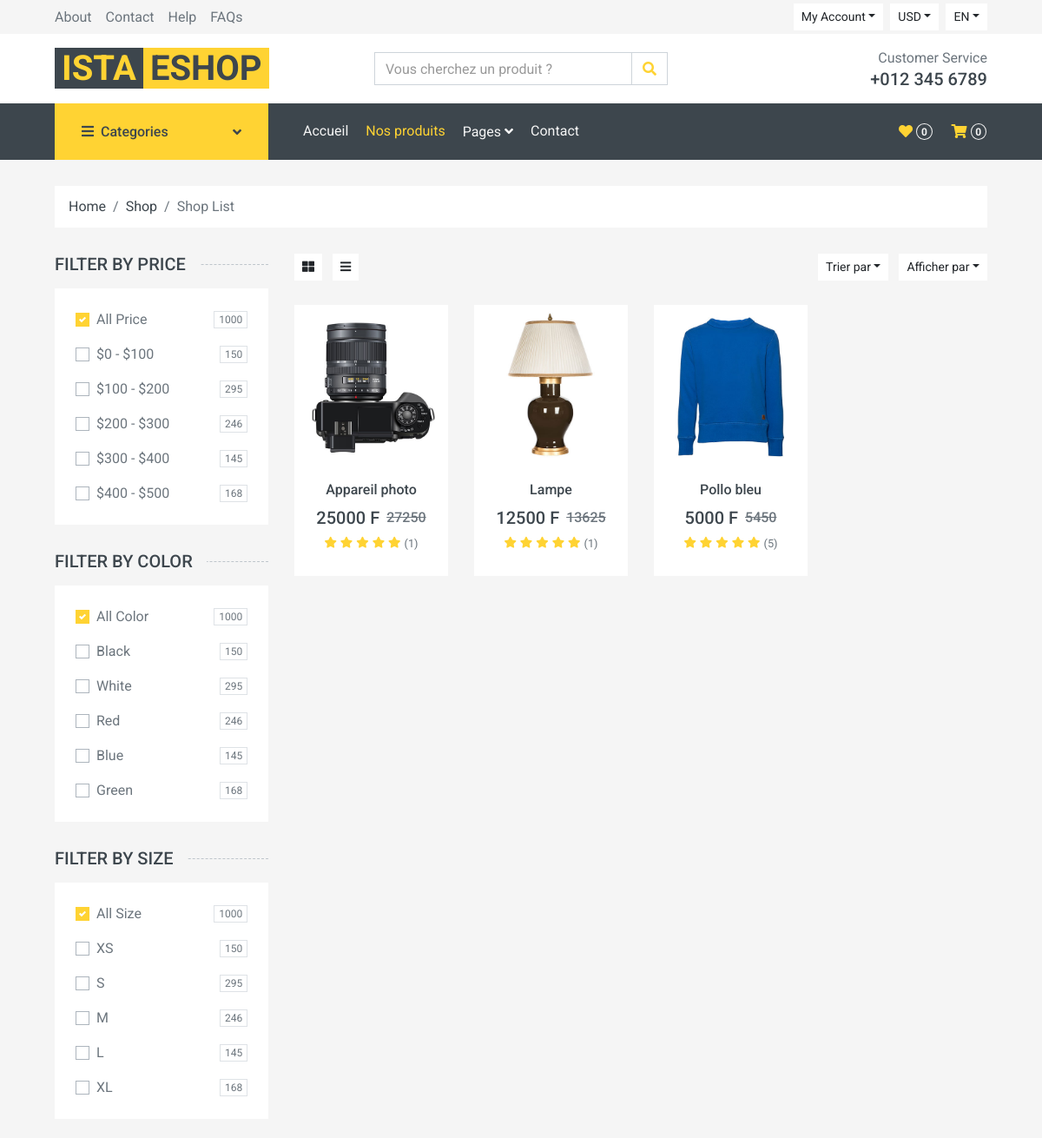
The app's page /shop (upper part), older data.
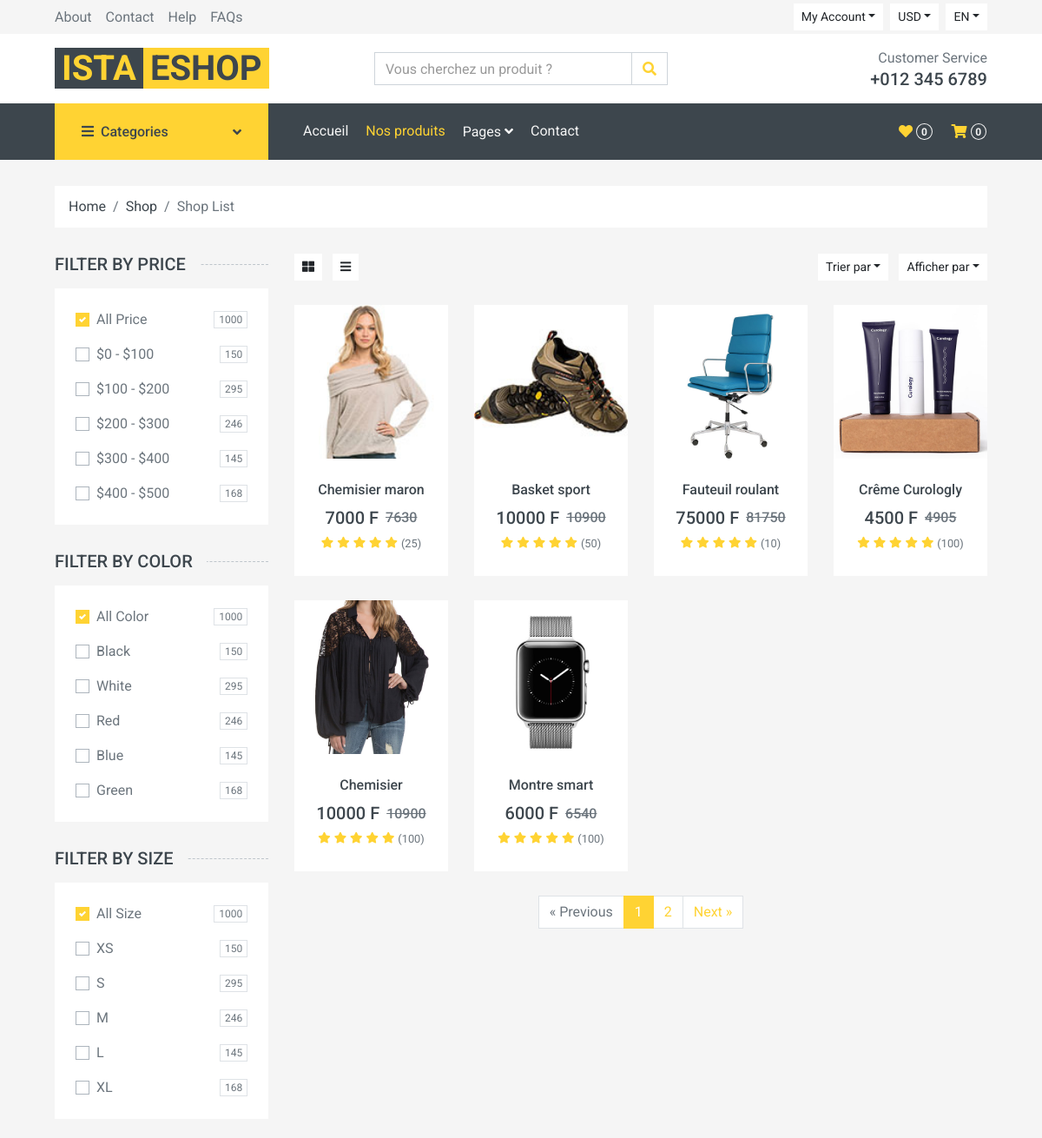
The same page, newer data.
### back/models.py (models this page shows, shortened)
class Product(models.Model):
    name = models.CharField(max_length=50, null=False, blank=False, unique=True)
    slug = models.CharField(max_length=60, null=False, blank=True, unique=True)
    description = models.TextField(max_length=255, null=True, blank=True)
    details = models.TextField(max_length=255, null=True, blank=True)
    price = models.FloatField(null=False, blank=False)
    stock = models.IntegerField(default=1, null=True, blank=True)
    active = models.BooleanField(default=True, null=False, blank=True)
    created_at = models.DateTimeField(auto_now_add=True, null=False, blank=True)
    category = models.ForeignKey('Category', null=True, blank=False,
                                 on_delete=models.SET_NULL, related_name='products')
    class Meta:
        ordering = ["-created_at", "name"]
    @property
    def promo_price(self):
        return self.price + self.price * 0.09
    @property
    def first_image(self):
        if self.images.all():
            return self.images.all()[0].file.url
        else:
            return ''

class Image(models.Model):
    name = models.CharField(max_length=30, null=False, blank=False)
    file = models.ImageField(null=False, blank=True, upload_to="images/products/")
    product = models.ForeignKey("Product", on_delete=models.CASCADE, related_name="images")

### front/views.py (the view)
# urls.py: path('shop', views.shop, name='shop'),
def shop(request, cat_slug='all'):
    if cat_slug == 'all':
        products = Product.objects.filter(active=True)
    else:
        products = Product.objects.filter(category__slug=cat_slug, active=True)
    perpage = request.GET.get('per', 6)
    paginator = Paginator(products, perpage)
    page = request.GET.get('page', 1)
    try:
        products = paginator.page(page)
    except PageNotAnInteger:
        products = paginator.page(1)
    except EmptyPage:
        products = paginator.page(paginator.num_pages)
    context = {
        'products' : products,
    }
    return render(request,"front/shop.html", context)

### back/context_processors.py (called while the page is built)
def getCategories(request):
    categories = Category.objects.filter(active=True).order_by('name')
    return {'categories': categories}

### back/models.py (called while the page is built)
    def __str__(self):
        return f"{self.name}"

### front/templatetags/mytags.py (called while the page is built)
@register.filter
def set_get_param(value, param):
    param_name, param_val = param.split('=')
    if '?' not in value:
        return f"{value}?{param}"
    elif param_name not in value:
        return f"{value}&{param}"
    else:
        value_without_param, val = value.split(param_name + '=')
        uri = value_without_param + param
        if '&' in val:
            uri += "&".join(val.split('&')[1:])
        return uri

### front/templates/front/shop.html (shortened to what the changed rows need)
{% extends "base.html" %}
{% load static %}
{% load mytags %}
{% block content %}
    <div class="container-fluid">
        <div class="row px-xl-5">
            <div class="col-lg-9 col-md-8">
                <div class="row pb-3">
                    {% for product in products %}
                        <div class="col-lg-3 col-md-4 col-sm-6 pb-1">
                            <div class="product-item bg-light mb-4">
                                <div class="product-img position-relative overflow-hidden">
                                    <img class="img-fluid w-100" src="{{ product.first_image }}" alt="">
                                    <div class="product-action">
                                    </div>
                                </div>
                                <div class="text-center py-4">
                                    <a class="h6 text-decoration-none text-truncate" href="{% url 'details' prod_slug=product.slug %}">{{ product.name }}</a>
                                    <div class="d-flex align-items-center justify-content-center mt-2">
                                        <h5>{{ product.price|floatformat }} F</h5><h6 class="text-muted ml-2"><del>{{ product.promo_price|floatformat }}</del></h6>
                                    </div>
                                    <div class="d-flex align-items-center justify-content-center mb-1">
                                        <small class="fa fa-star text-primary mr-1"></small>
                                        <small class="fa fa-star text-primary mr-1"></small>
                                        <small class="fa fa-star text-primary mr-1"></small>
                                        <small class="fa fa-star text-primary mr-1"></small>
                                        <small class="fa fa-star text-primary mr-1"></small>
                                        <small>({{ product.stock }})</small>
                                    </div>
                                </div>
                            </div>
                        </div>
                    {% empty %}
                        Aucun produit trouvé !
                    {% endfor %}
                    <div class = "col-12">
                        {% if products.has_other_pages %}
                            <ul class="pagination justify-content-center">
                            {% if products.has_previous %}
                                <li class="page-item"><a class="page-link" href="?page={{products.previous_page_number}}">&laquo; Previous</a></li>
                            {% else %}
                                <li class="page-item disabled"><a class="page-link" href="!#"><span>&laquo;
                                    Previous</span></a></li>
                            {% endif %}
                            {% for i in products.paginator.page_range %}
                                {% if products.number == i %}
                                    <li class="page-item active"><a class="page-link" href="!#"><span>{{ i }}<span class="sr-only">(current)</span></span></a></li>
                                {% else %}
                                    <li class ="page-item"><a class="page-link" href="?page={{i}}">{{ i }}</a></li>
                                {% endif %}
                            {% endfor %}
                            {% if products.has_next %}
                                <li class="page-item"><a class="page-link" href="?page={{ products.next_page_number }}">Next &raquo;</a></li>
                            {% else %}
                                <li class="page-item disabled"><a class="page-link" href="!#"><span>Next &raquo;</span></a></li>
                            {% endif %}
                            </ul>
                        {% endif %}
                    </div>
                </div>
            </div>
        </div>
    </div>
{% endblock content %}

Row changes from the older to the newer data that the page shows:
no longer on this page (row unchanged): Product: first_image (picture), name "Appareil photo", price "25000", promo_price "27250", stock "1"
no longer on this page (row unchanged): Product: first_image (picture), name "Lampe", price "12500", promo_price "13625", stock "1"
no longer on this page (row unchanged): Product: first_image (picture), name "Pollo bleu", price "5000", promo_price "5450", stock "5"
added Product: first_image (picture), name "Chemisier maron", price "7000", promo_price "7630", stock "25"
added Product: first_image (picture), name "Basket sport", price "10000", promo_price "10900", stock "50"
added Product: first_image (picture), name "Fauteuil roulant", price "75000", promo_price "81750", stock "10"
added Product: first_image (picture), name "Crême Curologly", price "4500", promo_price "4905", stock "100"
added Product: first_image (picture), name "Chemisier", price "10000", promo_price "10900", stock "100"
added Product: first_image (picture), name "Montre smart", price "6000", promo_price "6540", stock "100"
Text that changed along with them:
text now shown: "« Previous Next »"
new list line: "1"
new list line: "2"
